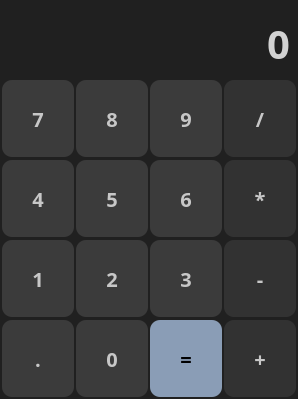
<?xml version="1.0" encoding="UTF-8"?>
<ui version="4.0">
 <class>MainWindow</class>
 <widget class="QMainWindow" name="MainWindow">
  <property name="geometry">
   <rect>
    <x>0</x>
    <y>0</y>
    <width>298</width>
    <height>399</height>
   </rect>
  </property>
  <property name="windowTitle">
   <string>MainWindow</string>
  </property>
  <property name="styleSheet">
   <string notr="true">background-color: rgb(32, 32, 32);</string>
  </property>
  <widget class="QWidget" name="centralwidget">
   <widget class="QLabel" name="result_label">
    <property name="geometry">
     <rect>
      <x>0</x>
      <y>0</y>
      <width>300</width>
      <height>81</height>
     </rect>
    </property>
    <property name="font">
     <font>
      <family>Source Code Pro Black</family>
      <pointsize>30</pointsize>
      <weight>75</weight>
      <bold>true</bold>
     </font>
    </property>
    <property name="layoutDirection">
     <enum>Qt::LeftToRight</enum>
    </property>
    <property name="styleSheet">
     <string notr="true">background-color: rgb(32, 32, 32);
color: rgb(210, 210, 210);</string>
    </property>
    <property name="text">
     <string>0</string>
    </property>
    <property name="alignment">
     <set>Qt::AlignBottom|Qt::AlignRight|Qt::AlignTrailing</set>
    </property>
    <property name="margin">
     <number>0</number>
    </property>
    <property name="indent">
     <number>10</number>
    </property>
   </widget>
   <widget class="QPushButton" name="btn_plus">
    <property name="geometry">
     <rect>
      <x>224</x>
      <y>320</y>
      <width>72</width>
      <height>77</height>
     </rect>
    </property>
    <property name="font">
     <font>
      <family>Source Code Pro Black</family>
      <pointsize>15</pointsize>
      <weight>75</weight>
      <bold>true</bold>
     </font>
    </property>
    <property name="styleSheet">
     <string notr="true">background-color: rgb(50, 50, 50);
color: rgb(199, 199, 199);
border-radius: 10px</string>
    </property>
    <property name="text">
     <string>+</string>
    </property>
   </widget>
   <widget class="QPushButton" name="btn_equal">
    <property name="geometry">
     <rect>
      <x>150</x>
      <y>320</y>
      <width>72</width>
      <height>77</height>
     </rect>
    </property>
    <property name="font">
     <font>
      <family>Source Code Pro Black</family>
      <pointsize>15</pointsize>
      <weight>75</weight>
      <bold>true</bold>
     </font>
    </property>
    <property name="styleSheet">
     <string notr="true">background-color: rgb(138, 157, 182);
border-radius: 10px</string>
    </property>
    <property name="text">
     <string>=</string>
    </property>
   </widget>
   <widget class="QPushButton" name="btn_zero">
    <property name="geometry">
     <rect>
      <x>76</x>
      <y>320</y>
      <width>72</width>
      <height>77</height>
     </rect>
    </property>
    <property name="font">
     <font>
      <family>Source Code Pro Black</family>
      <pointsize>15</pointsize>
      <weight>75</weight>
      <bold>true</bold>
     </font>
    </property>
    <property name="styleSheet">
     <string notr="true">background-color: rgb(59, 59, 59);
color: rgb(199, 199, 199);
border-radius: 10px</string>
    </property>
    <property name="text">
     <string>0</string>
    </property>
   </widget>
   <widget class="QPushButton" name="btn_dot">
    <property name="geometry">
     <rect>
      <x>2</x>
      <y>320</y>
      <width>72</width>
      <height>77</height>
     </rect>
    </property>
    <property name="font">
     <font>
      <family>Source Code Pro Black</family>
      <pointsize>15</pointsize>
      <weight>75</weight>
      <bold>true</bold>
     </font>
    </property>
    <property name="styleSheet">
     <string notr="true">background-color: rgb(59, 59, 59);
color: rgb(199, 199, 199);
border-radius: 10px</string>
    </property>
    <property name="text">
     <string>.</string>
    </property>
   </widget>
   <widget class="QPushButton" name="btn_1">
    <property name="geometry">
     <rect>
      <x>2</x>
      <y>240</y>
      <width>72</width>
      <height>77</height>
     </rect>
    </property>
    <property name="font">
     <font>
      <family>Source Code Pro Black</family>
      <pointsize>15</pointsize>
      <weight>75</weight>
      <bold>true</bold>
     </font>
    </property>
    <property name="styleSheet">
     <string notr="true">background-color: rgb(59, 59, 59);
color: rgb(199, 199, 199);
border-radius: 10px</string>
    </property>
    <property name="text">
     <string>1</string>
    </property>
   </widget>
   <widget class="QPushButton" name="btn_4">
    <property name="geometry">
     <rect>
      <x>2</x>
      <y>160</y>
      <width>72</width>
      <height>77</height>
     </rect>
    </property>
    <property name="font">
     <font>
      <family>Source Code Pro Black</family>
      <pointsize>15</pointsize>
      <weight>75</weight>
      <bold>true</bold>
     </font>
    </property>
    <property name="styleSheet">
     <string notr="true">background-color: rgb(59, 59, 59);
color: rgb(199, 199, 199);
border-radius: 10px</string>
    </property>
    <property name="text">
     <string>4</string>
    </property>
   </widget>
   <widget class="QPushButton" name="btn_7">
    <property name="geometry">
     <rect>
      <x>2</x>
      <y>80</y>
      <width>72</width>
      <height>77</height>
     </rect>
    </property>
    <property name="font">
     <font>
      <family>Source Code Pro Black</family>
      <pointsize>15</pointsize>
      <weight>75</weight>
      <bold>true</bold>
     </font>
    </property>
    <property name="styleSheet">
     <string notr="true">background-color: rgb(59, 59, 59);
color: rgb(199, 199, 199);
border-radius: 10px</string>
    </property>
    <property name="text">
     <string>7</string>
    </property>
   </widget>
   <widget class="QPushButton" name="btn_2">
    <property name="geometry">
     <rect>
      <x>76</x>
      <y>240</y>
      <width>72</width>
      <height>77</height>
     </rect>
    </property>
    <property name="font">
     <font>
      <family>Source Code Pro Black</family>
      <pointsize>15</pointsize>
      <weight>75</weight>
      <bold>true</bold>
     </font>
    </property>
    <property name="styleSheet">
     <string notr="true">background-color: rgb(59, 59, 59);
color: rgb(199, 199, 199);
border-radius: 10px</string>
    </property>
    <property name="text">
     <string>2</string>
    </property>
   </widget>
   <widget class="QPushButton" name="btn_3">
    <property name="geometry">
     <rect>
      <x>150</x>
      <y>240</y>
      <width>72</width>
      <height>77</height>
     </rect>
    </property>
    <property name="font">
     <font>
      <family>Source Code Pro Black</family>
      <pointsize>15</pointsize>
      <weight>75</weight>
      <bold>true</bold>
     </font>
    </property>
    <property name="styleSheet">
     <string notr="true">background-color: rgb(59, 59, 59);
color: rgb(199, 199, 199);
border-radius: 10px</string>
    </property>
    <property name="text">
     <string>3</string>
    </property>
   </widget>
   <widget class="QPushButton" name="btn_minus">
    <property name="geometry">
     <rect>
      <x>224</x>
      <y>240</y>
      <width>72</width>
      <height>77</height>
     </rect>
    </property>
    <property name="font">
     <font>
      <family>Source Code Pro Black</family>
      <pointsize>15</pointsize>
      <weight>75</weight>
      <bold>true</bold>
     </font>
    </property>
    <property name="styleSheet">
     <string notr="true">background-color: rgb(50, 50, 50);
color: rgb(199, 199, 199);
border-radius: 10px</string>
    </property>
    <property name="text">
     <string>-</string>
    </property>
   </widget>
   <widget class="QPushButton" name="btn_5">
    <property name="geometry">
     <rect>
      <x>76</x>
      <y>160</y>
      <width>72</width>
      <height>77</height>
     </rect>
    </property>
    <property name="font">
     <font>
      <family>Segoe UI Black</family>
      <pointsize>15</pointsize>
      <weight>75</weight>
      <bold>true</bold>
     </font>
    </property>
    <property name="styleSheet">
     <string notr="true">background-color: rgb(59, 59, 59);
color: rgb(199, 199, 199);
border-radius: 10px</string>
    </property>
    <property name="text">
     <string>5</string>
    </property>
   </widget>
   <widget class="QPushButton" name="btn_6">
    <property name="geometry">
     <rect>
      <x>150</x>
      <y>160</y>
      <width>72</width>
      <height>77</height>
     </rect>
    </property>
    <property name="font">
     <font>
      <family>Source Code Pro Black</family>
      <pointsize>15</pointsize>
      <weight>75</weight>
      <bold>true</bold>
     </font>
    </property>
    <property name="styleSheet">
     <string notr="true">background-color: rgb(59, 59, 59);
color: rgb(199, 199, 199);
border-radius: 10px
</string>
    </property>
    <property name="text">
     <string>6</string>
    </property>
   </widget>
   <widget class="QPushButton" name="btn_mult">
    <property name="geometry">
     <rect>
      <x>224</x>
      <y>160</y>
      <width>72</width>
      <height>77</height>
     </rect>
    </property>
    <property name="font">
     <font>
      <family>Source Code Pro Black</family>
      <pointsize>15</pointsize>
      <weight>75</weight>
      <bold>true</bold>
     </font>
    </property>
    <property name="styleSheet">
     <string notr="true">background-color: rgb(50, 50, 50);
color: rgb(199, 199, 199);
border-radius: 10px</string>
    </property>
    <property name="text">
     <string>*</string>
    </property>
   </widget>
   <widget class="QPushButton" name="btn_8">
    <property name="geometry">
     <rect>
      <x>76</x>
      <y>80</y>
      <width>72</width>
      <height>77</height>
     </rect>
    </property>
    <property name="font">
     <font>
      <family>Source Code Pro Black</family>
      <pointsize>15</pointsize>
      <weight>75</weight>
      <bold>true</bold>
     </font>
    </property>
    <property name="styleSheet">
     <string notr="true">background-color: rgb(59, 59, 59);
color: rgb(199, 199, 199);
border-radius: 10px</string>
    </property>
    <property name="text">
     <string>8</string>
    </property>
   </widget>
   <widget class="QPushButton" name="btn_9">
    <property name="geometry">
     <rect>
      <x>150</x>
      <y>80</y>
      <width>72</width>
      <height>77</height>
     </rect>
    </property>
    <property name="font">
     <font>
      <family>Source Code Pro Black</family>
      <pointsize>15</pointsize>
      <weight>75</weight>
      <bold>true</bold>
     </font>
    </property>
    <property name="styleSheet">
     <string notr="true">background-color: rgb(59, 59, 59);
color: rgb(199, 199, 199);
border-radius: 10px</string>
    </property>
    <property name="text">
     <string>9</string>
    </property>
   </widget>
   <widget class="QPushButton" name="btn_divis">
    <property name="geometry">
     <rect>
      <x>224</x>
      <y>80</y>
      <width>72</width>
      <height>77</height>
     </rect>
    </property>
    <property name="font">
     <font>
      <family>Source Code Pro Black</family>
      <pointsize>15</pointsize>
      <weight>75</weight>
      <bold>true</bold>
     </font>
    </property>
    <property name="styleSheet">
     <string notr="true">background-color: rgb(50, 50, 50);
color: rgb(199, 199, 199);
border-radius: 10px</string>
    </property>
    <property name="text">
     <string>/</string>
    </property>
   </widget>
  </widget>
 </widget>
 <resources/>
 <connections/>
</ui>
